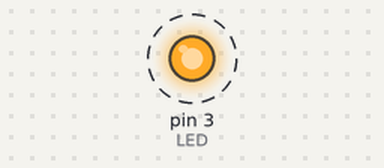
Recording of a sketch running on a simulated Arduino Uno, built with avr-gcc and run on an emulated ATmega328P. Shown: output pins drawn as LEDs (lit = HIGH). Dashed ring = blinking. What the sketch prints to the serial monitor is not drawn.

Above: at 0.05 s.
Timing chart, 0 to 3.0 s (numbered marks = the images above):
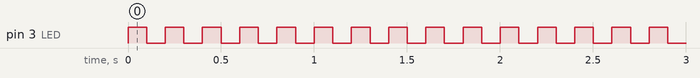

Measured:
- by itself, pin 3 (LED): alternates HIGH for 0.10 s and LOW for 0.10 s

The sketch:

LED_Aula_1.ino
```cpp
#define LED 3
#define segundo 100

void setup() {
  pinMode(LED, OUTPUT);
  digitalWrite(LED, LOW);
  Serial.begin(19200);
}

void loop() {
  digitalWrite(LED, HIGH);
  Serial.println("Hello, world!");
  delay(segundo);
  digitalWrite(LED, LOW);
  delay(segundo);
}
```
